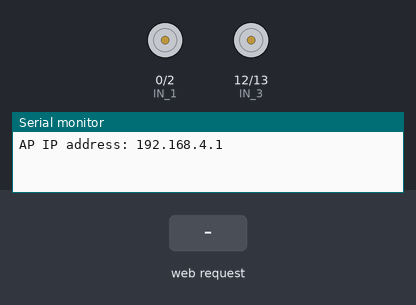
Recording of a sketch running on a simulated ESP8266 (NodeMCU). Parts: motor-driver pin pairs drawn as motors (green arrow = first pin HIGH = forward, orange = second pin HIGH = backward, longer = more drive, scaled by the enable pin), the last lines printed to the serial monitor. Inputs (shaded band) come from the test bench.

Above: at 1.2 s.
1.3 s: HTTP request GET /?State=F received
At 1.6 s:
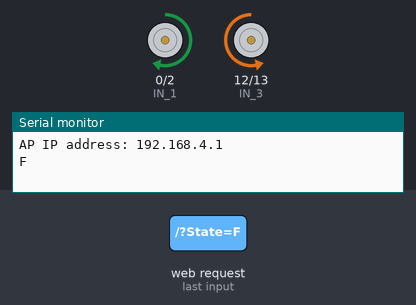
2.8 s: HTTP request GET /?State=B received
At 4.0 s:
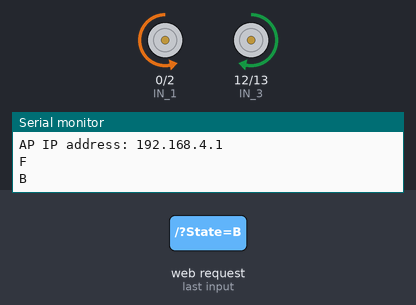
4.3 s: HTTP request GET /?State=L received
At 5.1 s:
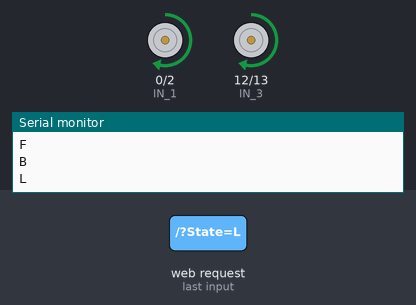
5.8 s: HTTP request GET /?State=R received
At 6.3 s:
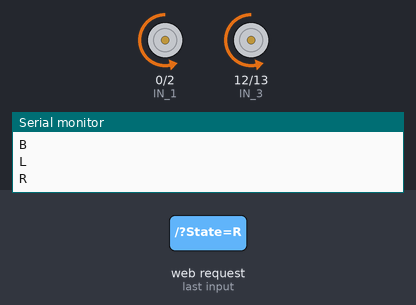
Timing chart, 0 to 8.3 s (numbered marks = the images above; inputs shaded):
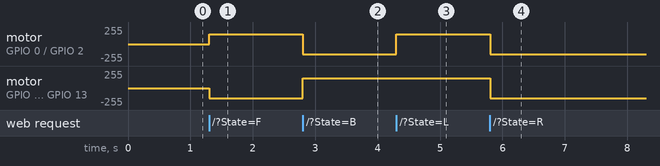

The sketch:

Rc.ino
```cpp
 // Connect to the APP = "WIFI Rc Car", password = "Anubhav12"


#include <ESP8266WiFi.h>
#include <WiFiClient.h>
#include <ESP8266WebServer.h>

//All Access Point details SSID with Password
const char* ssid = "WIFI Rc Car ";
const char* password = "Anubhav12";

//All pins details of the ESP8266
#define ENA   4     // Pin num (D2)
#define IN_1  0     // Pin num (D3)
#define IN_2  2     // Pin num (D4)
#define IN_3  12    // Pin num (D6)
#define IN_4  13    // Pin num (D7)
#define ENB   15    // Pin num (D8)


String command;             // App command details.
int speedCar = 150; // 0 to 255
int speed_low = 60;

ESP8266WebServer server(80); // server start is port 80

void setup() {

  Serial.begin(115200);

 pinMode(ENA, OUTPUT);
 pinMode(IN_1, OUTPUT);
 pinMode(IN_2, OUTPUT);
 pinMode(IN_3, OUTPUT);
 pinMode(IN_4, OUTPUT);
 pinMode(ENB, OUTPUT);


// Connecting to the WiFi

  WiFi.mode(WIFI_AP);           // Access point
  WiFi.softAP(ssid, password);  //Starting HOTSport
  IPAddress myIP = WiFi.softAPIP();
  Serial.print("AP IP address: ");
  Serial.println(myIP);

 // Starting WEB-Server
     server.on ( "/", HTTP_handleRoot );
     server.onNotFound ( HTTP_handleRoot );
     server.begin();
}
 // All commands details
 // I palce this command is the app E.g- for moving font word i use command "F"
void loop() {
    server.handleClient();

      command = server.arg("State");
           if (command == "F") goForword();         // "F" is the command for going forword
      else if (command == "B") goBack();            // "B" is the command for going backward
      else if (command == "L") goLeft();            // "L" is the command for going Left
      else if (command == "R") goRight();           // "R" is the command for going Right
      else if (command == "I") goForwordRight();    // "I" is the command for going Forword Right
      else if (command == "G") goForwordLeft();     // "G" is the command for going Forword Left
      else if (command == "J") goBackRight();       // "J" is the comnand for going Back Right
      else if (command == "H") goBackLeft();        // "H" is the command for going Back Left
      else if (command == "0") speedCar = 100;      // This are the speed bar limits (0 to 255)
      else if (command == "1") speedCar = 120;
      else if (command == "2") speedCar = 140;
      else if (command == "3") speedCar = 160;
      else if (command == "4") speedCar = 180;
      else if (command == "5") speedCar = 200;
      else if (command == "6") speedCar = 215;
      else if (command == "7") speedCar = 230;
      else if (command == "8") speedCar = 240;
      else if (command == "9") speedCar = 255;
      else if (command == "S") stopRobot();          // "S" is the command for Stop
}

void HTTP_handleRoot(void) {

if( server.hasArg("State") ){
       Serial.println(server.arg("State"));
  }
  server.send ( 200, "text/html", "" );
  delay(1);
}
 // This is the commands  for motors speed and direction
void goForword(){

      digitalWrite(IN_1, HIGH);
      digitalWrite(IN_2, LOW);
      analogWrite(ENA, speedCar);

      digitalWrite(IN_3, LOW);
      digitalWrite(IN_4, HIGH);
      analogWrite(ENB, speedCar);
  }

void goBack(){

      digitalWrite(IN_1, LOW);
      digitalWrite(IN_2, HIGH);
      analogWrite(ENA, speedCar);

      digitalWrite(IN_3, HIGH);
      digitalWrite(IN_4, LOW);
      analogWrite(ENB, speedCar);
  }

void goRight(){

      digitalWrite(IN_1, LOW);
      digitalWrite(IN_2, HIGH);
      analogWrite(ENA, speedCar);

      digitalWrite(IN_3, LOW);
      digitalWrite(IN_4, HIGH);
      analogWrite(ENB, speedCar);
  }

void goLeft(){

      digitalWrite(IN_1, HIGH);
      digitalWrite(IN_2, LOW);
      analogWrite(ENA, speedCar);

      digitalWrite(IN_3, HIGH);
      digitalWrite(IN_4, LOW);
      analogWrite(ENB, speedCar);
  }

void goForwordRight(){

      digitalWrite(IN_1, HIGH);
      digitalWrite(IN_2, LOW);
      analogWrite(ENA, speedCar-speed_low);

      digitalWrite(IN_3, LOW);
      digitalWrite(IN_4, HIGH);
      analogWrite(ENB, speedCar);
   }

void goForwordLeft(){

      digitalWrite(IN_1, HIGH);
      digitalWrite(IN_2, LOW);
      analogWrite(ENA, speedCar);

      digitalWrite(IN_3, LOW);
      digitalWrite(IN_4, HIGH);
      analogWrite(ENB, speedCar-speed_low);
  }

void goBackRight(){

      digitalWrite(IN_1, LOW);
      digitalWrite(IN_2, HIGH);
      analogWrite(ENA, speedCar-speed_low);

      digitalWrite(IN_3, HIGH);
      digitalWrite(IN_4, LOW);
      analogWrite(ENB, speedCar);
  }

void goBackLeft(){

      digitalWrite(IN_1, LOW);
      digitalWrite(IN_2, HIGH);
      analogWrite(ENA, speedCar);

      digitalWrite(IN_3, HIGH);
      digitalWrite(IN_4, LOW);
      analogWrite(ENB, speedCar-speed_low);
  }

void stopRobot(){

      digitalWrite(IN_1, LOW);
      digitalWrite(IN_2, LOW);
      analogWrite(ENA, speedCar);

      digitalWrite(IN_3, LOW);
      digitalWrite(IN_4, LOW);
      analogWrite(ENB, speedCar);
 }

/*
 * This is the code for the WIFI Control RC © Anubhav Shivam Nath 2022
 * Anubhav Github repository - https://github.com/srsthryturnudurujhjbwerh/RC-Car_Apk_App
*/
```

Measured:
- after the input at 1.3 s, motor on GPIO 0 (IN_1) / GPIO 2 (IN_2): stopped → forward 150/255 at once; motor on GPIO 12 (IN_3) / GPIO 13 (IN_4): stopped → backward 150/255 at once
- after the input at 2.8 s, motor on GPIO 0 (IN_1) / GPIO 2 (IN_2): forward 150/255 → backward 150/255 at once; motor on GPIO 12 (IN_3) / GPIO 13 (IN_4): backward 150/255 → forward 150/255 at once
- after the input at 4.3 s, motor on GPIO 0 (IN_1) / GPIO 2 (IN_2): backward 150/255 → forward 150/255 at once
- after the input at 5.8 s, motor on GPIO 0 (IN_1) / GPIO 2 (IN_2), motor on GPIO 12 (IN_3) / GPIO 13 (IN_4): forward 150/255 → backward 150/255 at once
